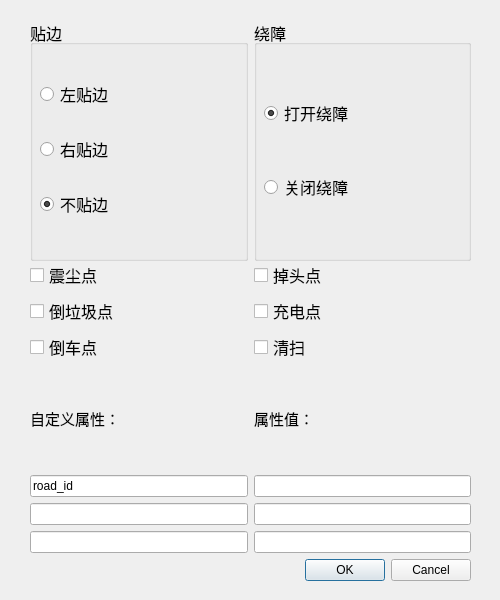
<?xml version="1.0" encoding="UTF-8"?>
<ui version="4.0">
 <class>AttributeAddDialog</class>
 <widget class="QDialog" name="AttributeAddDialog">
  <property name="geometry">
   <rect>
    <x>0</x>
    <y>0</y>
    <width>500</width>
    <height>600</height>
   </rect>
  </property>
  <property name="windowTitle">
   <string>Dialog</string>
  </property>
  <widget class="QWidget" name="gridLayoutWidget_4">
   <property name="geometry">
    <rect>
     <x>30</x>
     <y>260</y>
     <width>441</width>
     <height>321</height>
    </rect>
   </property>
   <layout class="QGridLayout" name="gridLayout_4">
    <item row="0" column="0">
     <layout class="QGridLayout" name="gridLayout_2">
      <item row="0" column="0">
       <widget class="QCheckBox" name="seismic">
        <property name="font">
         <font>
          <pointsize>12</pointsize>
         </font>
        </property>
        <property name="text">
         <string>震尘点</string>
        </property>
       </widget>
      </item>
      <item row="0" column="1">
       <widget class="QCheckBox" name="turnAround">
        <property name="font">
         <font>
          <pointsize>12</pointsize>
         </font>
        </property>
        <property name="text">
         <string>掉头点</string>
        </property>
       </widget>
      </item>
      <item row="1" column="0">
       <widget class="QCheckBox" name="trash">
        <property name="font">
         <font>
          <pointsize>12</pointsize>
         </font>
        </property>
        <property name="text">
         <string>倒垃圾点</string>
        </property>
       </widget>
      </item>
      <item row="1" column="1">
       <widget class="QCheckBox" name="charge">
        <property name="font">
         <font>
          <pointsize>12</pointsize>
         </font>
        </property>
        <property name="text">
         <string>充电点</string>
        </property>
       </widget>
      </item>
      <item row="2" column="0">
       <widget class="QCheckBox" name="back">
        <property name="font">
         <font>
          <pointsize>12</pointsize>
         </font>
        </property>
        <property name="text">
         <string>倒车点</string>
        </property>
       </widget>
      </item>
      <item row="2" column="1">
       <widget class="QCheckBox" name="clean_flag">
        <property name="font">
         <font>
          <pointsize>12</pointsize>
         </font>
        </property>
        <property name="text">
         <string>清扫</string>
        </property>
       </widget>
      </item>
     </layout>
    </item>
    <item row="1" column="0">
     <layout class="QGridLayout" name="gridLayout">
      <item row="3" column="0">
       <widget class="QLineEdit" name="att_3"/>
      </item>
      <item row="1" column="2">
       <widget class="QLineEdit" name="val_1"/>
      </item>
      <item row="1" column="0">
       <widget class="QLineEdit" name="att_1">
        <property name="text">
         <string>road_id</string>
        </property>
       </widget>
      </item>
      <item row="0" column="2">
       <widget class="QLabel" name="label_2">
        <property name="font">
         <font>
          <pointsize>11</pointsize>
         </font>
        </property>
        <property name="text">
         <string>属性值：</string>
        </property>
       </widget>
      </item>
      <item row="2" column="0">
       <widget class="QLineEdit" name="att_2"/>
      </item>
      <item row="0" column="0">
       <widget class="QLabel" name="label">
        <property name="font">
         <font>
          <pointsize>11</pointsize>
         </font>
        </property>
        <property name="text">
         <string>自定义属性：</string>
        </property>
       </widget>
      </item>
      <item row="2" column="2">
       <widget class="QLineEdit" name="val_2"/>
      </item>
      <item row="3" column="2">
       <widget class="QLineEdit" name="val_3"/>
      </item>
     </layout>
    </item>
    <item row="2" column="0">
     <widget class="QDialogButtonBox" name="buttonBox">
      <property name="orientation">
       <enum>Qt::Horizontal</enum>
      </property>
      <property name="standardButtons">
       <set>QDialogButtonBox::Cancel|QDialogButtonBox::Ok</set>
      </property>
     </widget>
    </item>
   </layout>
  </widget>
  <widget class="QWidget" name="gridLayoutWidget_3">
   <property name="geometry">
    <rect>
     <x>30</x>
     <y>20</y>
     <width>441</width>
     <height>241</height>
    </rect>
   </property>
   <layout class="QGridLayout" name="gridLayout_3">
    <item row="0" column="1">
     <widget class="QGroupBox" name="groupBox_2">
      <property name="font">
       <font>
        <pointsize>12</pointsize>
       </font>
      </property>
      <property name="title">
       <string>绕障</string>
      </property>
      <widget class="QWidget" name="verticalLayoutWidget_2">
       <property name="geometry">
        <rect>
         <x>10</x>
         <y>40</y>
         <width>191</width>
         <height>181</height>
        </rect>
       </property>
       <layout class="QVBoxLayout" name="verticalLayout_2">
        <item>
         <widget class="QRadioButton" name="bypass_on">
          <property name="text">
           <string>打开绕障</string>
          </property>
          <property name="checked">
           <bool>true</bool>
          </property>
         </widget>
        </item>
        <item>
         <widget class="QRadioButton" name="bypass_off">
          <property name="text">
           <string>关闭绕障</string>
          </property>
         </widget>
        </item>
       </layout>
      </widget>
     </widget>
    </item>
    <item row="0" column="0">
     <widget class="QGroupBox" name="groupBox">
      <property name="font">
       <font>
        <pointsize>12</pointsize>
       </font>
      </property>
      <property name="title">
       <string>贴边</string>
      </property>
      <widget class="QWidget" name="verticalLayoutWidget">
       <property name="geometry">
        <rect>
         <x>10</x>
         <y>40</y>
         <width>191</width>
         <height>181</height>
        </rect>
       </property>
       <layout class="QVBoxLayout" name="verticalLayout">
        <item>
         <widget class="QRadioButton" name="welt_left">
          <property name="text">
           <string>左贴边</string>
          </property>
         </widget>
        </item>
        <item>
         <widget class="QRadioButton" name="welt_right">
          <property name="text">
           <string>右贴边</string>
          </property>
          <property name="checked">
           <bool>false</bool>
          </property>
         </widget>
        </item>
        <item>
         <widget class="QRadioButton" name="welt_NO">
          <property name="text">
           <string>不贴边</string>
          </property>
          <property name="checked">
           <bool>true</bool>
          </property>
         </widget>
        </item>
       </layout>
      </widget>
     </widget>
    </item>
   </layout>
  </widget>
 </widget>
 <resources/>
 <connections>
  <connection>
   <sender>buttonBox</sender>
   <signal>accepted()</signal>
   <receiver>AttributeAddDialog</receiver>
   <slot>accept()</slot>
   <hints>
    <hint type="sourcelabel">
     <x>248</x>
     <y>254</y>
    </hint>
    <hint type="destinationlabel">
     <x>157</x>
     <y>274</y>
    </hint>
   </hints>
  </connection>
  <connection>
   <sender>buttonBox</sender>
   <signal>rejected()</signal>
   <receiver>AttributeAddDialog</receiver>
   <slot>reject()</slot>
   <hints>
    <hint type="sourcelabel">
     <x>316</x>
     <y>260</y>
    </hint>
    <hint type="destinationlabel">
     <x>286</x>
     <y>274</y>
    </hint>
   </hints>
  </connection>
 </connections>
</ui>
